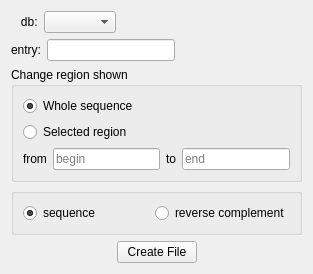
<?xml version="1.0" encoding="UTF-8"?>
<ui version="4.0">
 <class>Frame_Blastdbcmd</class>
 <widget class="QFrame" name="Frame_Blastdbcmd">
  <property name="geometry">
   <rect>
    <x>0</x>
    <y>0</y>
    <width>313</width>
    <height>246</height>
   </rect>
  </property>
  <property name="windowTitle">
   <string>Frame</string>
  </property>
  <layout class="QVBoxLayout" name="verticalLayout">
   <item>
    <layout class="QHBoxLayout" name="horizontalLayout_10">
     <item>
      <widget class="QLabel" name="label">
       <property name="text">
        <string>   db:</string>
       </property>
      </widget>
     </item>
     <item>
      <widget class="QComboBox" name="comboBox_cmd_db"/>
     </item>
     <item>
      <spacer name="horizontalSpacer_7">
       <property name="orientation">
        <enum>Qt::Horizontal</enum>
       </property>
       <property name="sizeHint" stdset="0">
        <size>
         <width>40</width>
         <height>20</height>
        </size>
       </property>
      </spacer>
     </item>
    </layout>
   </item>
   <item>
    <layout class="QHBoxLayout" name="horizontalLayout_9">
     <item>
      <widget class="QLabel" name="label_entry">
       <property name="text">
        <string>entry:</string>
       </property>
      </widget>
     </item>
     <item>
      <widget class="QLineEdit" name="lineEdit_entry"/>
     </item>
     <item>
      <spacer name="horizontalSpacer_8">
       <property name="orientation">
        <enum>Qt::Horizontal</enum>
       </property>
       <property name="sizeHint" stdset="0">
        <size>
         <width>40</width>
         <height>20</height>
        </size>
       </property>
      </spacer>
     </item>
    </layout>
   </item>
   <item>
    <widget class="QGroupBox" name="groupBox">
     <property name="title">
      <string>Change region shown</string>
     </property>
     <layout class="QVBoxLayout" name="verticalLayout_4">
      <item>
       <layout class="QVBoxLayout" name="verticalLayout_3">
        <item>
         <widget class="QRadioButton" name="radioButton_whole">
          <property name="text">
           <string>Whole sequence</string>
          </property>
          <property name="checked">
           <bool>true</bool>
          </property>
         </widget>
        </item>
        <item>
         <widget class="QRadioButton" name="radioButton_selfected">
          <property name="text">
           <string>Selected region</string>
          </property>
         </widget>
        </item>
       </layout>
      </item>
      <item>
       <layout class="QHBoxLayout" name="horizontalLayout_8">
        <item>
         <widget class="QLabel" name="label_3">
          <property name="text">
           <string>from</string>
          </property>
         </widget>
        </item>
        <item>
         <widget class="QLineEdit" name="lineEdit_begin">
          <property name="placeholderText">
           <string>begin</string>
          </property>
         </widget>
        </item>
        <item>
         <widget class="QLabel" name="label_4">
          <property name="text">
           <string>to</string>
          </property>
         </widget>
        </item>
        <item>
         <widget class="QLineEdit" name="lineEdit_end">
          <property name="placeholderText">
           <string>end</string>
          </property>
         </widget>
        </item>
       </layout>
      </item>
     </layout>
    </widget>
   </item>
   <item>
    <widget class="QGroupBox" name="groupBox_2">
     <property name="title">
      <string/>
     </property>
     <layout class="QHBoxLayout" name="horizontalLayout_4">
      <item>
       <widget class="QRadioButton" name="radioButton_seq">
        <property name="text">
         <string>sequence</string>
        </property>
        <property name="checked">
         <bool>true</bool>
        </property>
       </widget>
      </item>
      <item>
       <widget class="QRadioButton" name="radioButton_reverse_complement">
        <property name="text">
         <string>reverse complement</string>
        </property>
       </widget>
      </item>
     </layout>
    </widget>
   </item>
   <item>
    <layout class="QHBoxLayout" name="horizontalLayout_11">
     <item>
      <spacer name="horizontalSpacer_5">
       <property name="orientation">
        <enum>Qt::Horizontal</enum>
       </property>
       <property name="sizeHint" stdset="0">
        <size>
         <width>40</width>
         <height>20</height>
        </size>
       </property>
      </spacer>
     </item>
     <item>
      <widget class="QPushButton" name="pushButton_create_file">
       <property name="text">
        <string>Create File</string>
       </property>
      </widget>
     </item>
     <item>
      <spacer name="horizontalSpacer_6">
       <property name="orientation">
        <enum>Qt::Horizontal</enum>
       </property>
       <property name="sizeHint" stdset="0">
        <size>
         <width>40</width>
         <height>20</height>
        </size>
       </property>
      </spacer>
     </item>
    </layout>
   </item>
  </layout>
 </widget>
 <resources/>
 <connections/>
</ui>
